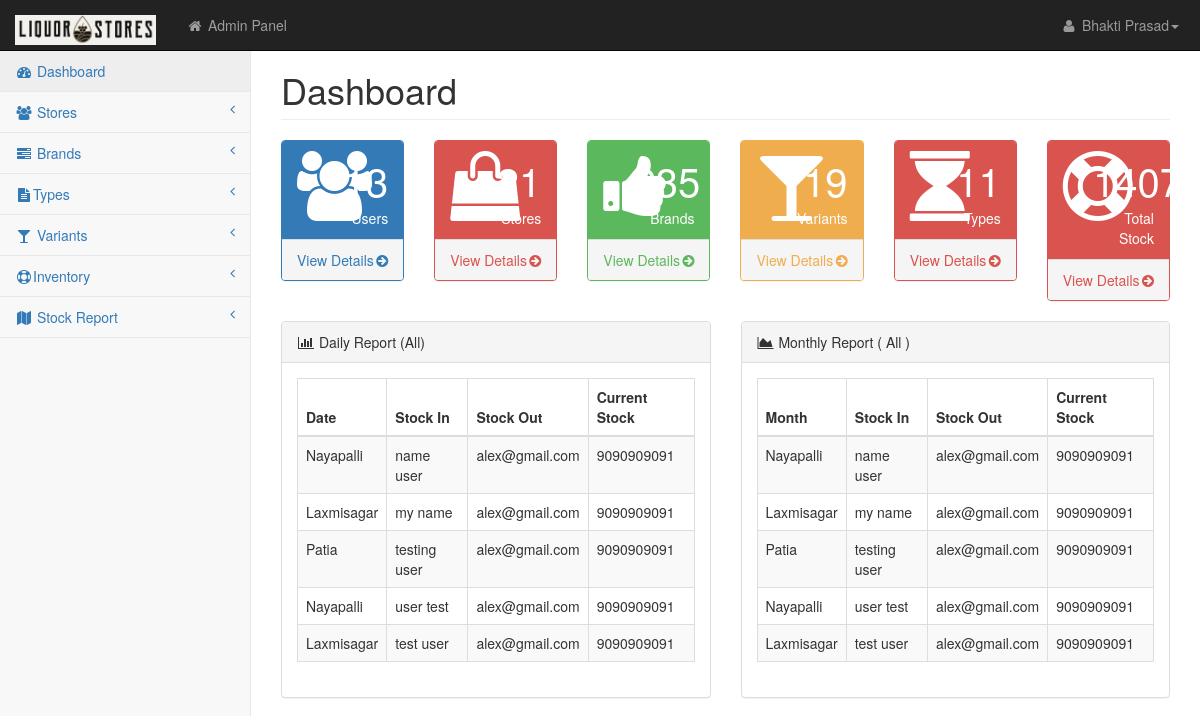
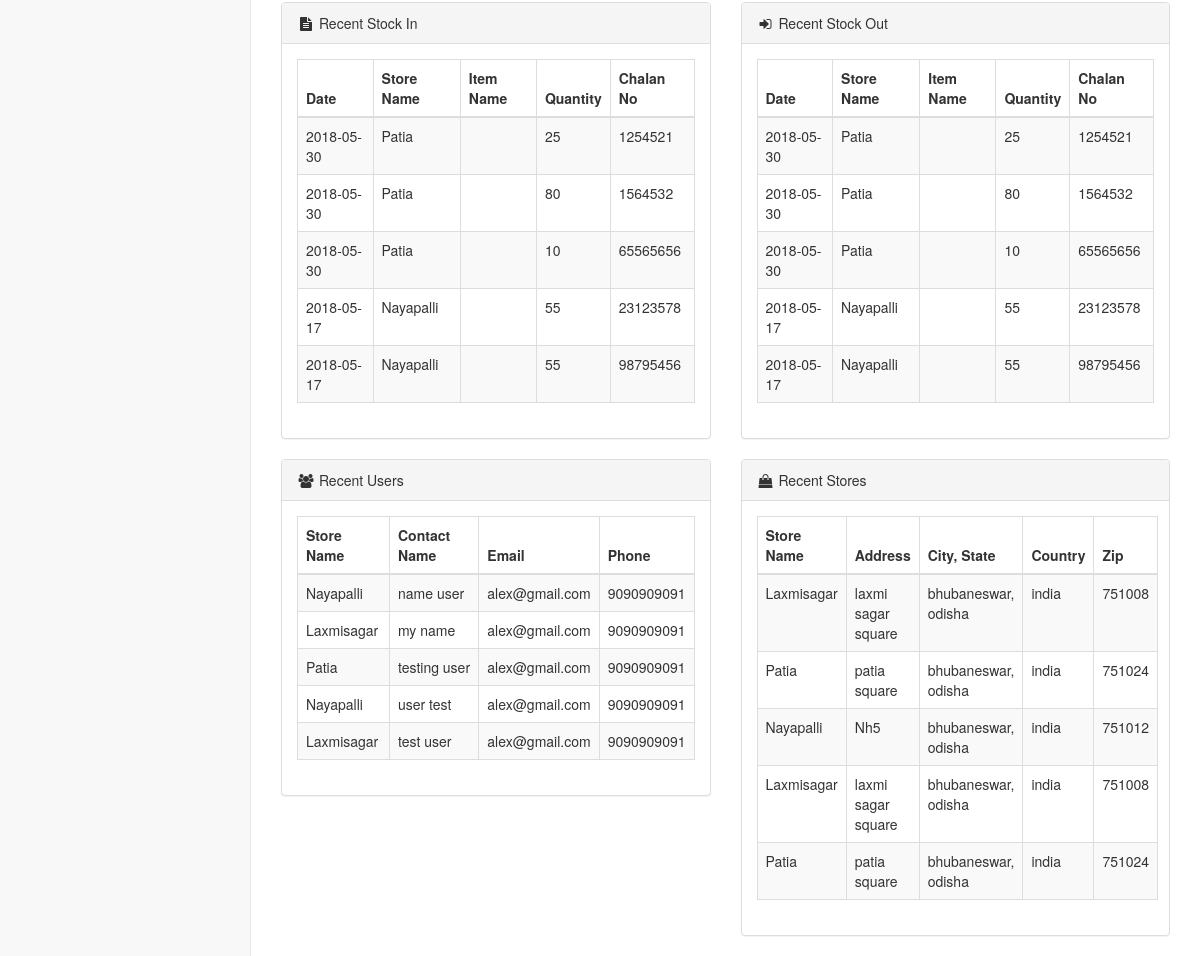
/dashboard.php, run on an earlier commit of the app's database (2 pictures, top to bottom).
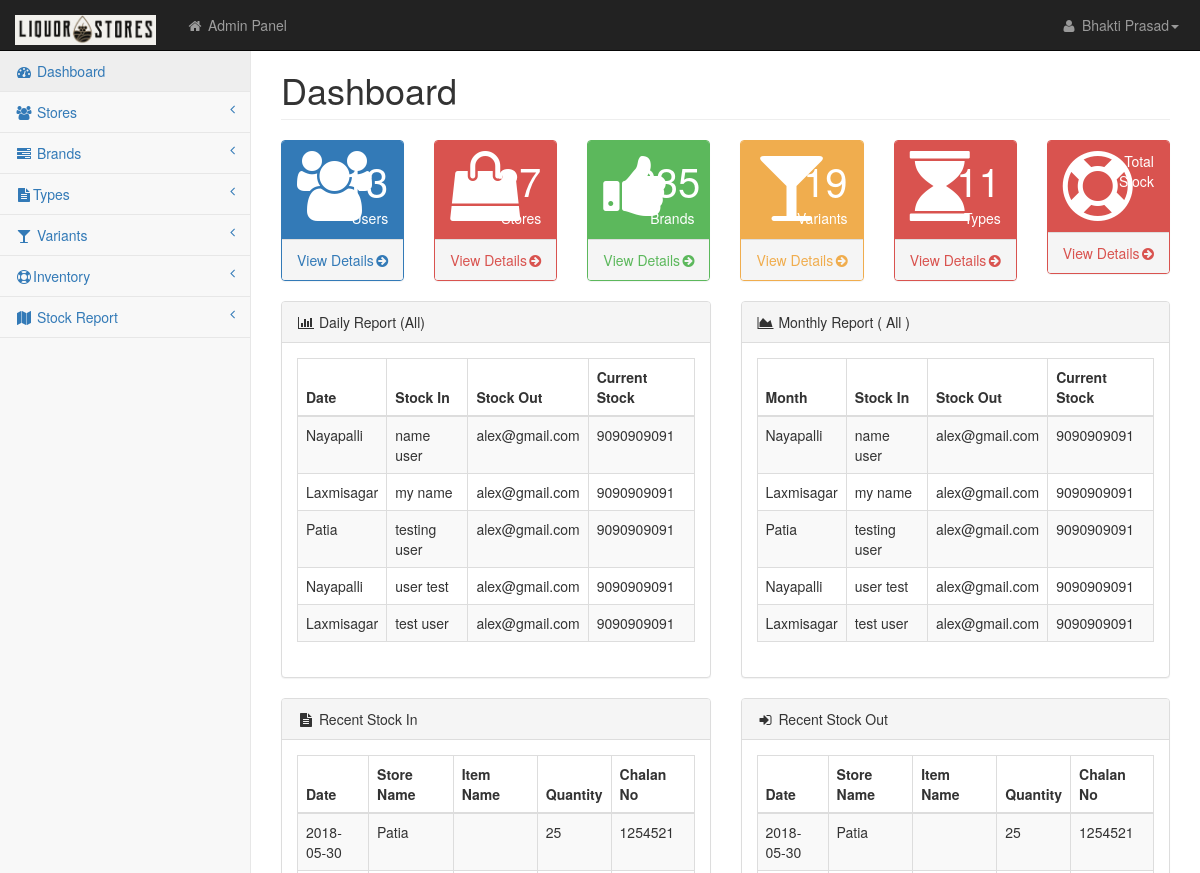
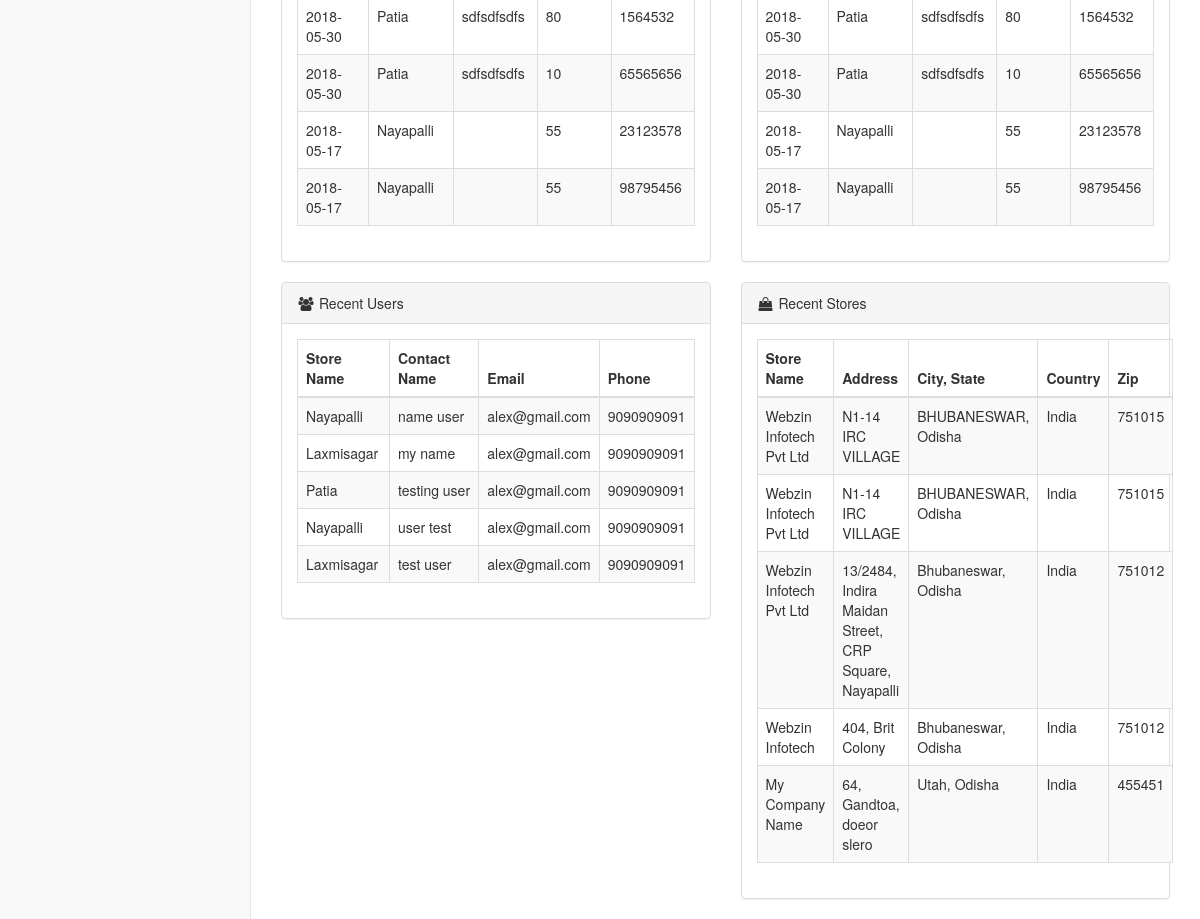
And on a later commit of the database (2 pictures, top to bottom).
### tables this page shows
CREATE TABLE `users` (
  `id` int(11) NOT NULL AUTO_INCREMENT,
  `store_id` int(11) DEFAULT NULL,
  `name` varchar(255) DEFAULT NULL,
  `email` varchar(255) NOT NULL,
  `mobile` bigint(11) NOT NULL,
  `adharno` bigint(20) NOT NULL,
  `password` varchar(30) NOT NULL,
  `address` varchar(255) NOT NULL,
  `country` varchar(15) NOT NULL,
  `zip` int(10) DEFAULT NULL,
  `city` varchar(50) NOT NULL,
  `state` varchar(20) NOT NULL,
  `type` varchar(10) DEFAULT NULL,
  `activated` char(1) DEFAULT 'N',
  PRIMARY KEY (`id`)
);

CREATE TABLE `stock_in` (
  `id` int(11) NOT NULL AUTO_INCREMENT,
  `date` date DEFAULT NULL,
  `item_id` int(11) DEFAULT NULL,
  `qty` int(20) DEFAULT NULL,
  `chalan_no` int(11) DEFAULT NULL,
  `depo_chalan_file` varchar(255) DEFAULT NULL,
  `depo_user_id` int(11) DEFAULT NULL,
  `store_id` int(11) DEFAULT NULL,
  `store_user_id` int(11) DEFAULT NULL,
  `store_chalan_file` varchar(255) DEFAULT NULL,
  `store_accepted` char(1) DEFAULT 'N',
  PRIMARY KEY (`id`)
);

CREATE TABLE `stores` (
  `id` int(11) NOT NULL AUTO_INCREMENT,
  `name` varchar(255) DEFAULT NULL,
  `incharge_name` varchar(255) DEFAULT NULL,
  `email` varchar(255) DEFAULT NULL,
  `phone` bigint(20) DEFAULT NULL,
  `address` varchar(255) DEFAULT NULL,
  `city` varchar(111) DEFAULT NULL,
  `state` varchar(111) DEFAULT NULL,
  `country` varchar(22) DEFAULT NULL,
  `zip` int(7) DEFAULT NULL,
  PRIMARY KEY (`id`)
);

### include/functions.php (called while the page is built, shortened)
<?php
function GetName($tablename,$field,$where,$id)
{
 	global $con;
	$uquery= mysqli_query($con,"SELECT * FROM $tablename WHERE $where='$id'");
	$urow=mysqli_fetch_object($uquery);
	$newval=stripslashes( $urow->$field);
 	return $newval;
}
function SumTotal($tablename, $columnname)
{
	global $con;
	$uquery="SELECT SUM($columnname) AS value_sum FROM $tablename ";
	$uresult=mysqli_query($con,$uquery);
	$urow=mysqli_fetch_assoc($uresult);
	$newval = $urow['value_sum'];
	return $newval;
}
function GetCount($tablename)
{
	global $con;
	$uquery="SELECT * FROM $tablename ";
	$uresult=mysqli_query($con,$uquery);
	$row_total=mysqli_num_rows($uresult);
	return $row_total;
}
?>

### dashboard.php (the view, shortened to what the changed rows need)
<?php include("top.php"); ?>
    </head>
    <body>
        <div id="wrapper">
            <div id="page-wrapper">
                <div class="row">
                    <div class="col-lg-12">
                        <h1 class="page-header">Dashboard</h1>
                    </div>
                </div>
                <div class="row">
					<div class="col-lg-2 col-md-6">
                        <div class="panel panel-red">
                            <div class="panel-heading">
                                <div class="row">
                                    <div class="col-xs-9 text-right">
                                        <div class="huge"><?php echo GetCount('stores') ?></div>
                                        <div>Stores</div>
                                    </div>
                                </div>
                            </div>
                        </div>
                    </div>
					<div class="col-lg-2 col-md-6">
                        <div class="panel panel-red">
                            <div class="panel-heading">
                                <div class="row">
                                    <div class="col-xs-9 text-right">
                                        <div class="huge"><?php echo SumTotal('items', 'current_stock')?></div>
                                        <div>Total Stock</div>
                                    </div>
                                </div>
                            </div>
                        </div>
                    </div>
                </div>
                <div class="row">
                <div class="col-lg-6">
                <div class="panel panel-default">
                <div class="panel-body">
               <div class="dataTable_wrapper">
				<?php
				$cusqry="SELECT * FROM users where type='STORE' ORDER BY id DESC LIMIT 0, 5";
                $cusres=mysqli_query($con, $cusqry);
                ?>
                                    <table class="table table-striped table-bordered table-hover" id="dataTables-example">
                                        <thead>
                                            <tr>
                                                <th>Date</th>
                                                <th>Stock In</th>
                                                <th>Stock Out</th>
                                                <th>Current Stock</th>
                                            </tr>
                                        </thead>
                                        <tbody>
                                        <?php
	   $i=0;
	  while($resultclient=mysqli_fetch_object($cusres))
        	  {
				 if($i % 2 != "0")
  				 {
     			 $class = 'odd';
   					}
  				 else
   				{
      			$class = 'even';
   				}
				  ?>
                                            <tr class="<?php echo $class; ?>" id="<?php echo stripslashes($resultclient->id); ?>">
                                                <td><?php echo GetName('stores','name','id',$resultclient->store_id) ?></td>
                                                <td><?php echo stripslashes($resultclient->name); ?></td>
                                                <td><?php echo stripslashes($resultclient->email); ?></td>
                                                <td><?php echo stripslashes($resultclient->mobile); ?></td>
                                            </tr>
                                              <?php $i++; } ?>
                                        </tbody>
                                    </table>
                                </div>
                </div>
                </div>
                </div>
                <div class="col-lg-6">
                <div class="panel panel-default">
                <div class="panel-body">
               <div class="dataTable_wrapper">
				<?php
				$cusqry="SELECT * FROM users where type='STORE' ORDER BY id DESC LIMIT 0, 5";
                $cusres=mysqli_query($con, $cusqry);
                ?>
                                    <table class="table table-striped table-bordered table-hover" id="dataTables-example">
                                        <thead>
                                            <tr>
                                                <th>Month</th>
                                                <th>Stock In</th>
                                                <th>Stock Out</th>
                                                <th>Current Stock</th>
                                            </tr>
                                        </thead>
                                        <tbody>
                                        <?php
	   $i=0;
	  while($resultclient=mysqli_fetch_object($cusres))
        	  {
				 if($i % 2 != "0")
  				 {
     			 $class = 'odd';
   					}
  				 else
   				{
      			$class = 'even';
   				}
				  ?>
                                            <tr class="<?php echo $class; ?>" id="<?php echo stripslashes($resultclient->id); ?>">
                                                <td><?php echo GetName('stores','name','id',$resultclient->store_id) ?></td>
                                                <td><?php echo stripslashes($resultclient->name); ?></td>
                                                <td><?php echo stripslashes($resultclient->email); ?></td>
                                                <td><?php echo stripslashes($resultclient->mobile); ?></td>
                                            </tr>
                                              <?php $i++; } ?>
                                        </tbody>
                                    </table>
                                </div>
                </div>
                </div>
                </div>
                </div>
                <div class="row">
                <div class="col-lg-6">
                <div class="panel panel-default">
                <div class="panel-body">
                     <?php 		$sqlwrnts="SELECT * FROM stock_in ORDER BY id DESC LIMIT 0, 5";
			$selwrnt=mysqli_query($con,$sqlwrnts);
			?>
                <table class="table table-striped table-bordered table-hover" id="dataTables-example">
                                        <thead>
                                            <tr>
                                             <th>Date</th>
                                                <th>Store Name</th>
                                                <th>Item Name</th>
                                                <th>Quantity</th>
                                                <th>Chalan No</th>
                                            </tr>
                                        </thead>
                                        <tbody>
                                        <?php
	   $i=0;
	  while($reswrnt=mysqli_fetch_object($selwrnt))
        	  {
				 if($i % 2 != "0")
  				 {
     			 $class = 'odd';
   					}
  				 else
   				{
      			$class = 'even';
   				}
				  ?>
                                            <tr class="<?php echo $class; ?>" id="<?php echo stripslashes($reswrnt->id); ?>">
                                                <td><?php echo stripslashes($reswrnt->date); ?></td>
												<td><?php echo GetName('stores','name','id',$reswrnt->store_id) ?></td>
                                                <td><?php echo GetName('items','item_name','id',$reswrnt->item_id) ?></td>
                                                <td><?php echo stripslashes($reswrnt->qty); ?></td>
                                                <td><?php echo stripslashes($reswrnt->chalan_no); ?></td>
                                            </tr>
                                              <?php $i++; } ?>
                                        </tbody>
                                    </table>
                </div>
                </div>
                </div>
                <div class="col-lg-6">
                <div class="panel panel-default">
                <div class="panel-body">
                     <?php 		$sqlwrnts="SELECT * FROM stock_in ORDER BY id DESC LIMIT 0, 5";
			$selwrnt=mysqli_query($con,$sqlwrnts);
			?>
                <table class="table table-striped table-bordered table-hover" id="dataTables-example">
                                        <thead>
                                            <tr>
                                             <th>Date</th>
                                                <th>Store Name</th>
                                                <th>Item Name</th>
                                                <th>Quantity</th>
                                                <th>Chalan No</th>
                                            </tr>
                                        </thead>
                                        <tbody>
                                        <?php
	   $i=0;
	  while($reswrnt=mysqli_fetch_object($selwrnt))
        	  {
				 if($i % 2 != "0")
  				 {
     			 $class = 'odd';
   					}
  				 else
   				{
      			$class = 'even';
   				}
				  ?>
                                            <tr class="<?php echo $class; ?>" id="<?php echo stripslashes($reswrnt->id); ?>">
                                                <td><?php echo stripslashes($reswrnt->date); ?></td>
												<td><?php echo GetName('stores','name','id',$reswrnt->store_id) ?></td>
                                                <td><?php echo GetName('items','item_name','id',$reswrnt->item_id) ?></td>
                                                <td><?php echo stripslashes($reswrnt->qty); ?></td>
                                                <td><?php echo stripslashes($reswrnt->chalan_no); ?></td>
                                            </tr>
                                              <?php $i++; } ?>
                                        </tbody>
                                    </table>
                </div>
                </div>
                </div>
                </div>
        		<div class="row">
                <div class="col-lg-6">
                <div class="panel panel-default">
                <div class="panel-body">
               <div class="dataTable_wrapper">
				<?php
				$cusqry="SELECT * FROM users where type='STORE' ORDER BY id DESC LIMIT 0, 5";
                $cusres=mysqli_query($con, $cusqry);
                ?>
                                    <table class="table table-striped table-bordered table-hover" id="dataTables-example">
                                        <thead>
                                            <tr>
                                                <th>Store Name</th>
                                                <th>Contact Name</th>
                                                <th>Email</th>
                                                <th>Phone</th>
                                            </tr>
                                        </thead>
                                        <tbody>
                                        <?php
	   $i=0;
	  while($resultclient=mysqli_fetch_object($cusres))
        	  {
				 if($i % 2 != "0")
  				 {
     			 $class = 'odd';
   					}
  				 else
   				{
      			$class = 'even';
   				}
				  ?>
                                            <tr class="<?php echo $class; ?>" id="<?php echo stripslashes($resultclient->id); ?>">
                                                <td><?php echo GetName('stores','name','id',$resultclient->store_id) ?></td>
                                                <td><?php echo stripslashes($resultclient->name); ?></td>
                                                <td><?php echo stripslashes($resultclient->email); ?></td>
                                                <td><?php echo stripslashes($resultclient->mobile); ?></td>
                                            </tr>
                                              <?php $i++; } ?>
                                        </tbody>
                                    </table>
                                </div>
                </div>
                </div>
                </div>
                <div class="col-lg-6">
                <div class="panel panel-default">
                <div class="panel-body">
                <?php 		$sqlloads="SELECT * FROM stores ORDER BY id DESC LIMIT 0, 5";
			$seload=mysqli_query($con,$sqlloads);
			?>
                <table class="table table-striped table-bordered table-hover" id="dataTables-example">
                                        <thead>
                                            <tr>
                                                <th>Store Name</th>
                                                <th>Address</th>
                                                <th>City, State</th>
                                                <th>Country</th>
												<th>Zip</th>
                                            </tr>
                                        </thead>
                                        <tbody>
                                        <?php
	   $i=0;
	  while($resultload=mysqli_fetch_object($seload))
        	  {
				 if($i % 2 != "0")
  				 {
     			 $class = 'odd';
   					}
  				 else
   				{
      			$class = 'even';
   				}
				  ?>
                                            <tr class="<?php echo $class; ?>" id="<?php echo stripslashes($resultload->id); ?>">
                                                <td><?php echo stripslashes($resultload->name); ?></td>
                                                <td><?php echo stripslashes($resultload->address); ?></td>
                                                <td><?php echo stripslashes($resultload->city); ?>,  <?php echo stripslashes($resultload->state); ?></td>
                                                <td><?php echo stripslashes($resultload->country); ?></td>
												<td><?php echo stripslashes($resultload->zip); ?></td>
                                            </tr>
                                              <?php $i++; } ?>
                                        </tbody>
                                    </table>
                </div>
                </div>
                </div>
                </div>
               </div>
               </div>
    </body>
</html>

What changed in the data, as far as the page shows it:
no longer on this page (row unchanged): stores: name "Laxmisagar", address "laxmi sagar square", city "bhubaneswar", state "odisha", country "india", zip "751008"
no longer on this page (row unchanged): stores: name "Patia", address "patia square", city "bhubaneswar", state "odisha", country "india", zip "751024"
no longer on this page (row unchanged): stores: name "Nayapalli", address "Nh5", city "bhubaneswar", state "odisha", country "india", zip "751012"
no longer on this page (row unchanged): stores: name "Laxmisagar", address "laxmi sagar square", city "bhubaneswar", state "odisha", country "india", zip "751008"
no longer on this page (row unchanged): stores: name "Patia", address "patia square", city "bhubaneswar", state "odisha", country "india", zip "751024"
shown differently, row unchanged: stock_in (number 2 of 5 on the later page): item_id (not shown) → "sdfsdfsdfs"
shown differently, row unchanged: stock_in (number 3 of 5 on the later page): item_id (not shown) → "sdfsdfsdfs"
added stores: name "Webzin Infotech Pvt Ltd", address "N1-14 IRC VILLAGE", city "BHUBANESWAR", state "Odisha", country "India", zip "751015"
added stores: name "Webzin Infotech Pvt Ltd", address "N1-14 IRC VILLAGE", city "BHUBANESWAR", state "Odisha", country "India", zip "751015"
added stores: name "Webzin Infotech Pvt Ltd", address "13/2484, Indira Maidan Street, CRP Square, Nayapalli", city "Bhubaneswar", state "Odisha", country "India", zip "751012"
added stores: name "Webzin Infotech", address "404, Brit Colony", city "Bhubaneswar", state "Odisha", country "India", zip "751012"
added stores: name "My Company Name", address "64, Gandtoa, doeor slero", city "Utah", state "Odisha", country "India", zip "455451"
Also different on the page:
GetCount('stores'): "21" → "27"
SumTotal('items', 'current_stock'): "1407" → (not shown)
